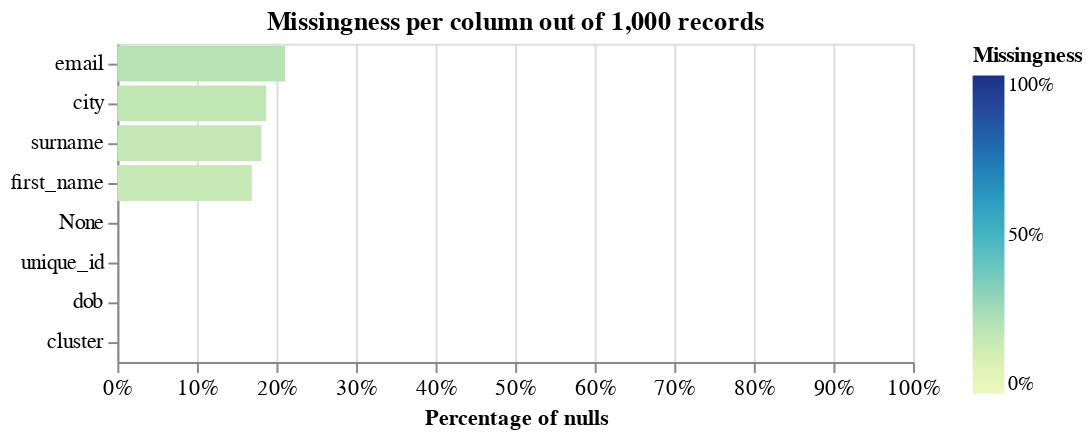

The notebook cell this image was saved under:
### Markdown cell above
It's important to understand the level of missingness in your data, because columns with higher levels of missingness are less useful for data linking.

### Code cell
linker.missingness_chart()

### Figure 1 — Vega-Lite specification as saved in the notebook (floating-point values rounded to 4 significant figures)
{"$schema": "https://vega.github.io/schema/vega-lite/v5.9.3.json", "config": {"axis": {"labelFontSize": 11}, "view": {"continuousHeight": 300, "continuousWidth": 400}}, "data": {"name": "data-0e7bce5a1d2f132e282789d6ef7780fe", "values": [{"column_name": "None", "null_count": 0, "null_proportion": 0, "total_record_count": 1000}, {"column_name": "unique_id", "null_count": 0, "null_proportion": 0, "total_record_count": 1000}, {"column_name": "first_name", "null_count": 169, "null_proportion": 0.169, "total_record_count": 1000}, {"column_name": "surname", "null_count": 181, "null_proportion": 0.181, "total_record_count": 1000}, {"column_name": "dob", "null_count": 0, "null_proportion": 0, "total_record_count": 1000}, {"column_name": "city", "null_count": 187, "null_proportion": 0.187, "total_record_count": 1000}, {"column_name": "email", "null_count": 211, "null_proportion": 0.211, "total_record_count": 1000}, {"column_name": "cluster", "null_count": 0, "null_proportion": 0, "total_record_count": 1000}]}, "layer": [{"encoding": {"color": {"field": "null_proportion", "legend": {"format": ".0%", "offset": 30}, "scale": {"domain": [0, 1], "range": "heatmap"}, "title": "Missingness", "type": "quantitative"}, "tooltip": [{"field": "column_name", "title": "Column", "type": "nominal"}, {"field": "null_count", "format": ",.0f", "title": "Count of nulls", "type": "quantitative"}, {"field": "null_proportion", "format": ".2%", "title": "Percentage of nulls", "type": "quantitative"}, {"field": "total_record_count", "format": ",.0f", "title": "Total record count", "type": "quantitative"}], "x": {"axis": {"format": "%", "labelAlign": "center", "title": "Percentage of nulls"}, "field": "null_proportion", "scale": {"domain": [0, 1]}, "type": "quantitative"}, "y": {"axis": {"title": ""}, "field": "column_name", "sort": "-x", "type": "nominal"}}, "mark": "bar", "title": "Missingness per column out of 1,000 records"}], "title": ""}
